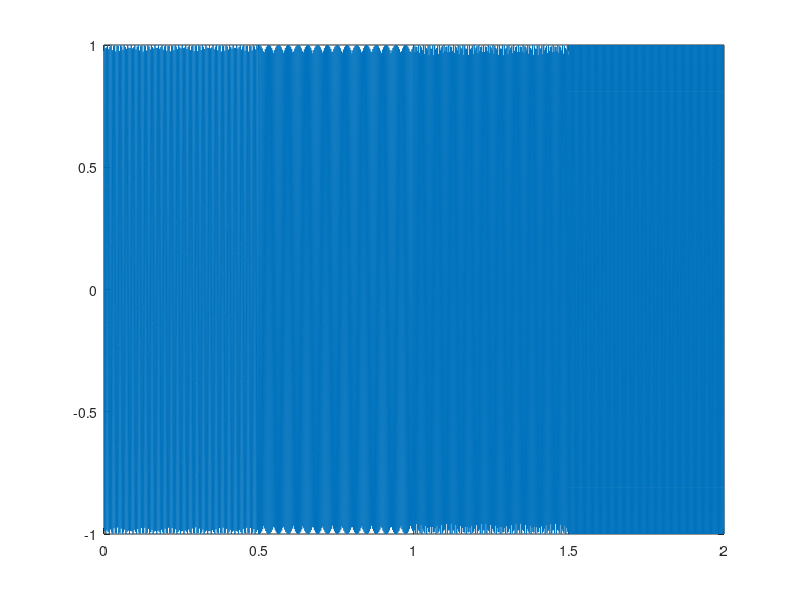
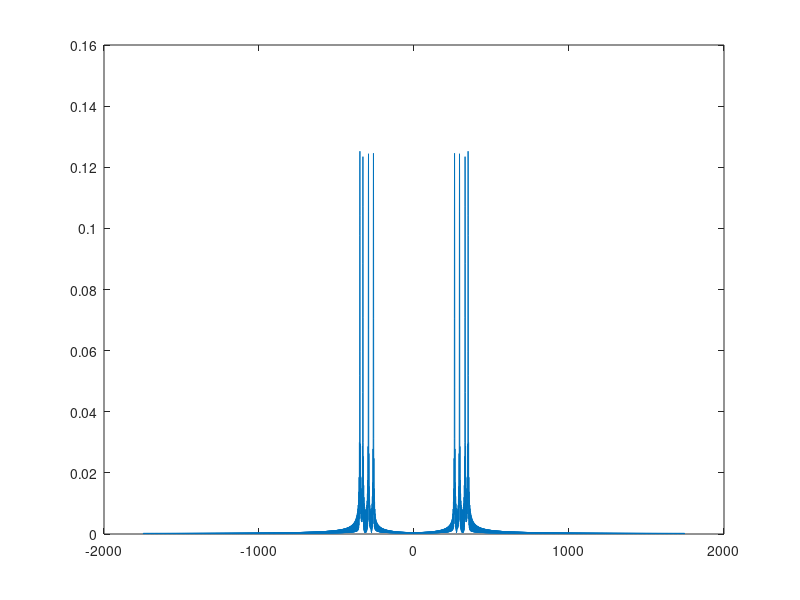
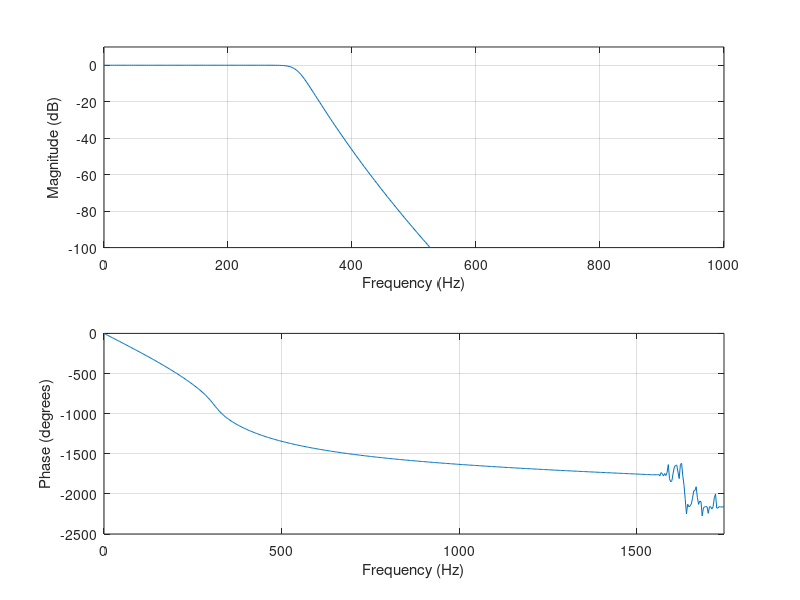
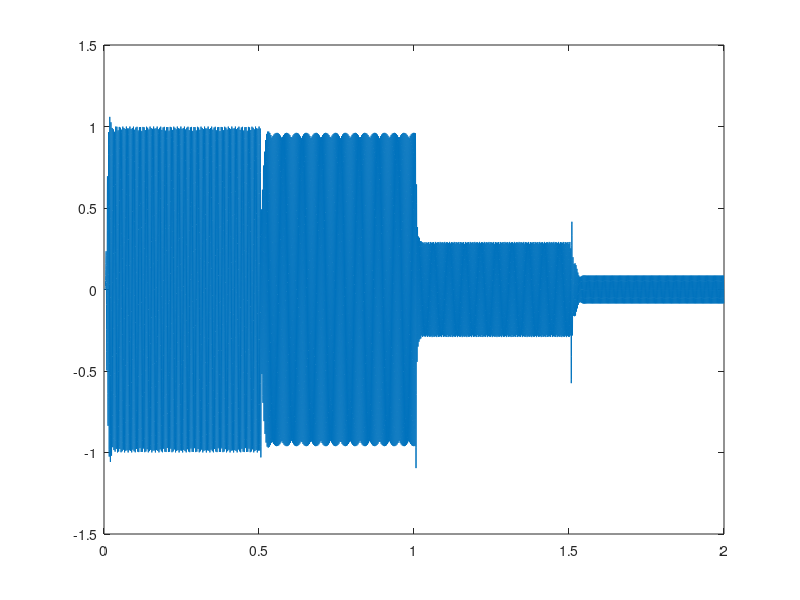

MATLAB code for these plots, in order:
%Step 1

f0 = 440;
alpha = 2^(1/12);
fDO = f0*(alpha^-9)
fRE = f0*(alpha^-7)
fMI = f0*(alpha^-5)
fFA = f0*(alpha^-4)

fs = 10 * max([fDO, fRE, fMI, fFA])

frmsz=round(0.5*fs);
t=(0:1:frmsz-1)*(1/fs);
x1t=cos(2*pi*fDO*t);
x2t=cos(2*pi*fRE*t);
x3t=cos(2*pi*fMI*t);
x4t=cos(2*pi*fFA*t);


% Step 2
xt=[x1t,x2t,x3t,x4t];
audiowrite("signal.wav",xt,frmsz*2);


% Step 3
frmsz=frmsz*4;
t=(0:1:frmsz-1)*(1/fs);
plot(t,xt)
ylim([-1 1]);


% Step 4
E_xt = sum(abs(xt).^2)*(1/frmsz)


% Step 5
Xf = fftshift(fft(xt,frmsz)) / frmsz;


% Step 6
f = (-(frmsz/2):1:(frmsz/2)-1)*(fs/frmsz);
figure;
plot(f, abs(Xf))


% Step 7
E_Xf = sum((abs(Xf).^2))



%%% Low-Pass Filter %%%



% Step 8
a = 0;
b = 0;
order = 20;
fc = (fRE + fMI) / 2                % cut-off frequency = 311.65 Hz
[b,a]= butter(order, fc / (fs/2));


% Step 9
figure;
freqz(b,a,[],fs)
subplot(2,1,1)
xlim([0 1000])
ylim([-100 10])


% Step 10
y1t = filter(b,a,xt);


% Step 11
audiowrite("lowpassfiltered.wav", y1t, frmsz/2)


% Step 12
figure;
plot(t, y1t)


% Step 13
E_y1t = sum((abs(y1t).^2)) * (1/frmsz)


% Step 14
Y1f = fftshift(fft(y1t,frmsz)) / frmsz;


% Step 15
figure;
plot(f, Y1f)


% Step 16
E_Y1f = sum((abs(Y1f).^2))

